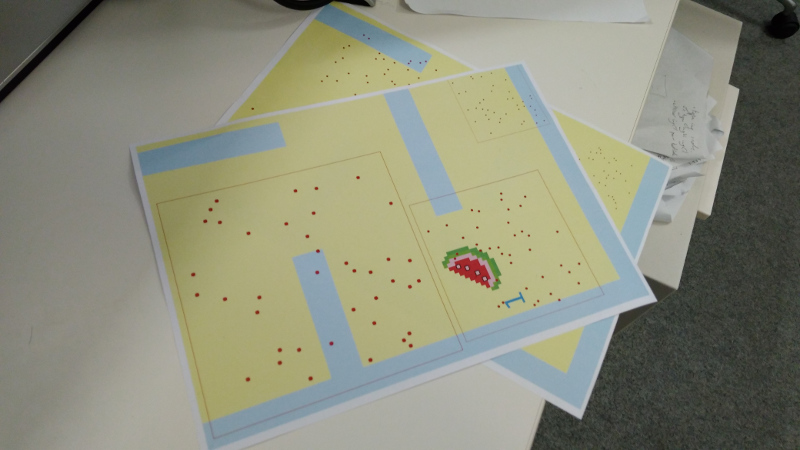
#> input picture image.jpg, 800 x 450 px, found by its file name
$ jupyter execute homography_test.ipynb   (shell and % lines are left out)
#> lines starting #> are read from the running program, lines starting #| are printed output that depends on the picture; after the words box and inside, x2 and y2 are one past the last pixel; in counts of white or black regions, pixels touching at a corner belong together
[cell 1]
from skimage.io import imread
from matplotlib import pyplot as plt
import numpy as np
from skimage.draw import circle

[cell 2]
I = imread('./images/image.jpg')
#> I is the input picture: shape (450, 800, 3); mean R, G, B 140.5, 142.3, 123.7

[cell 3]
I.shape
#> Out = (450, 800, 3)

[cell 4]
plt.imshow(I)

[cell 5]
H = np.array([float(x) for x in """
0.363791 -0.754746   496.795         0
   0.80062  0.170392   9.52074         0
0.000445797 1.48909e-05         1         0
         0         0         0         0
""".split()]).reshape(4, 4)[:3,:3]

[cell 6]
image_point = H @ np.array([600, 600, 1]).reshape(3, 1)
image_point = image_point / image_point[2]

[cell 7]
I1 = np.copy(I)
I1[circle(359-image_point[1, 0], image_point[0, 0], 10)] = 255
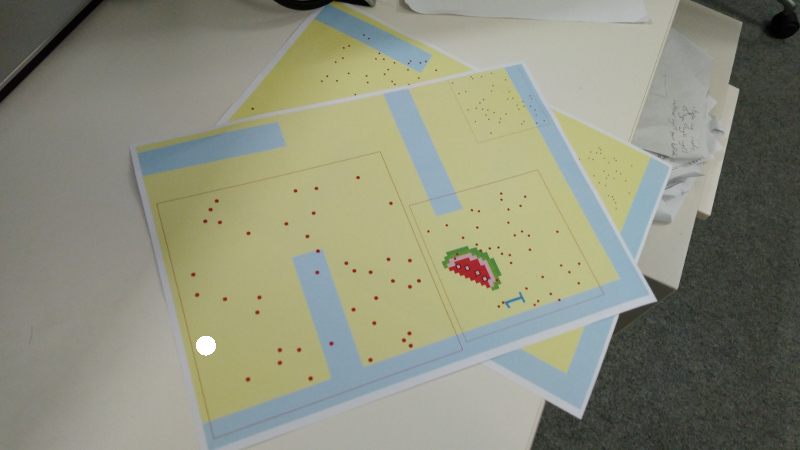
#> I1: shape (450, 800, 3); 0.09% of pixels changed, all inside (x1, y1, x2, y2) = (196, 336, 216, 356)
